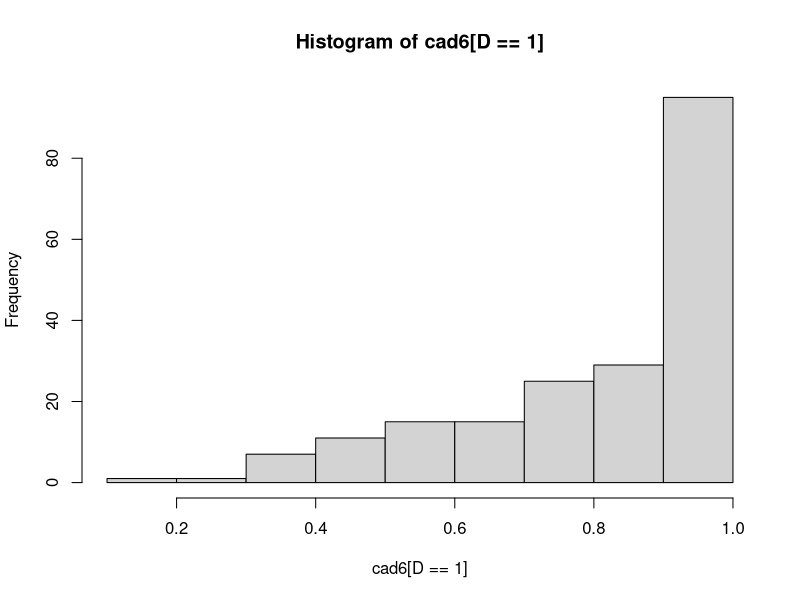
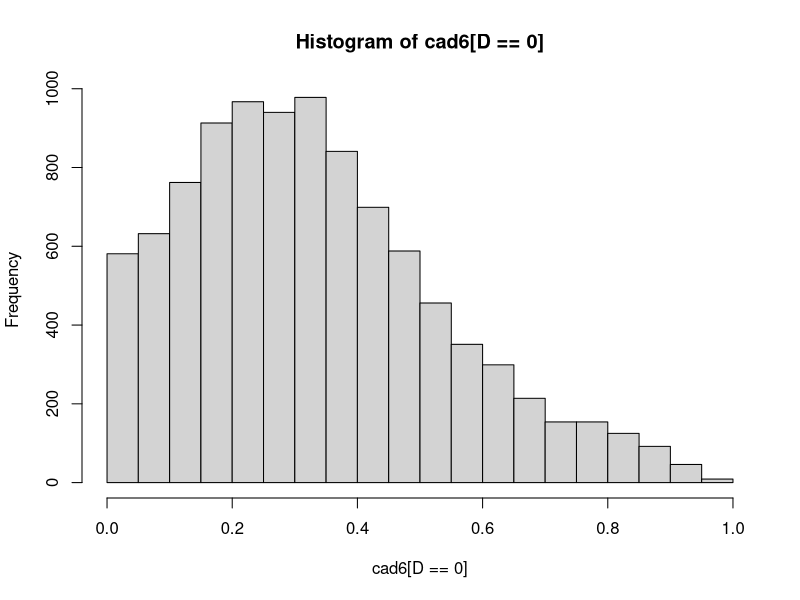
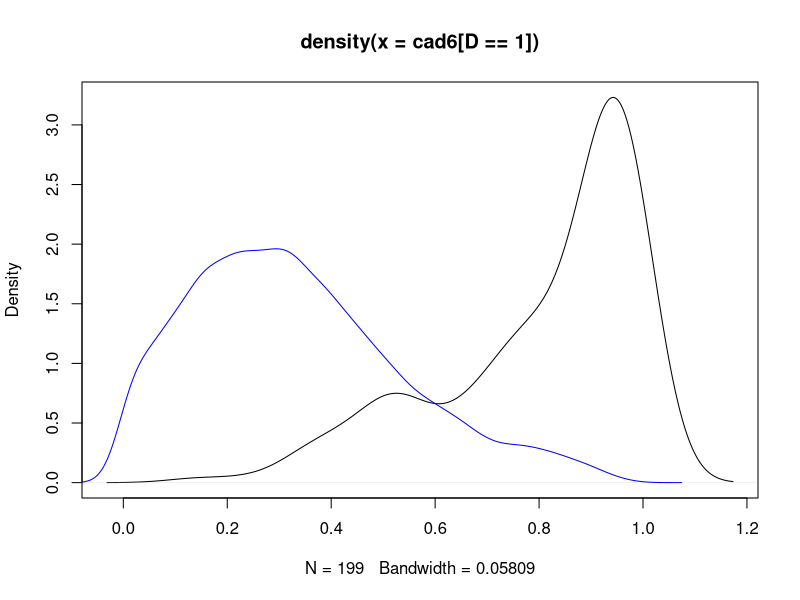
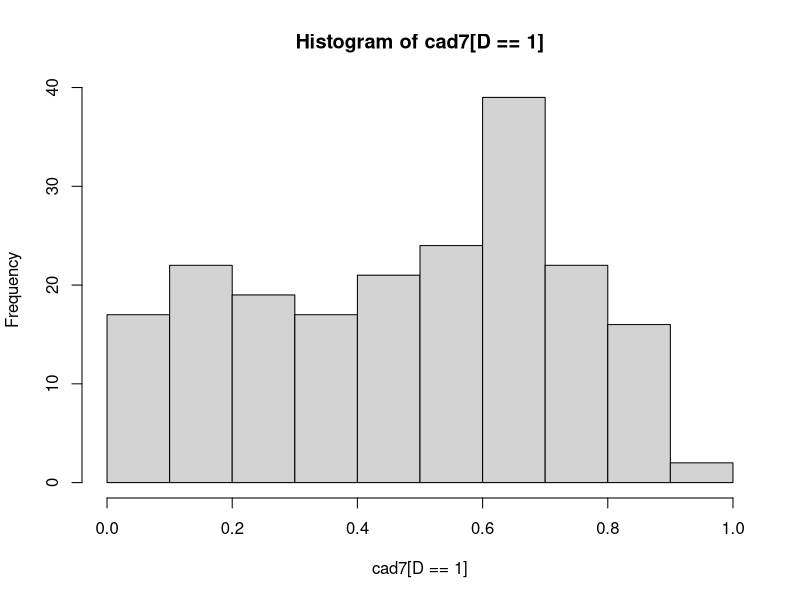
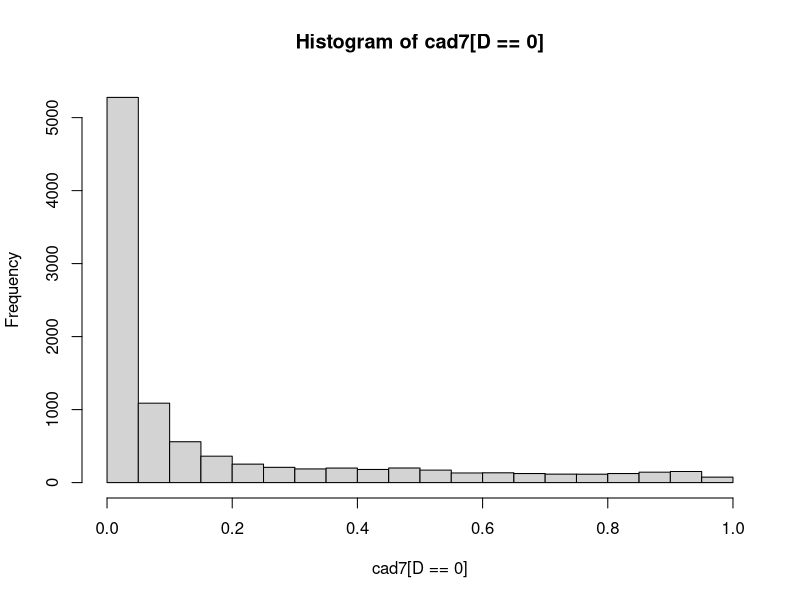
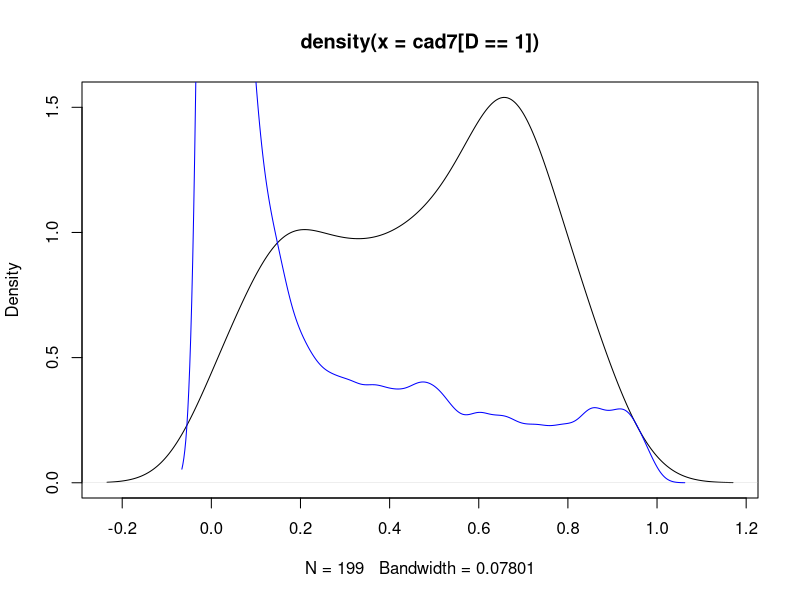
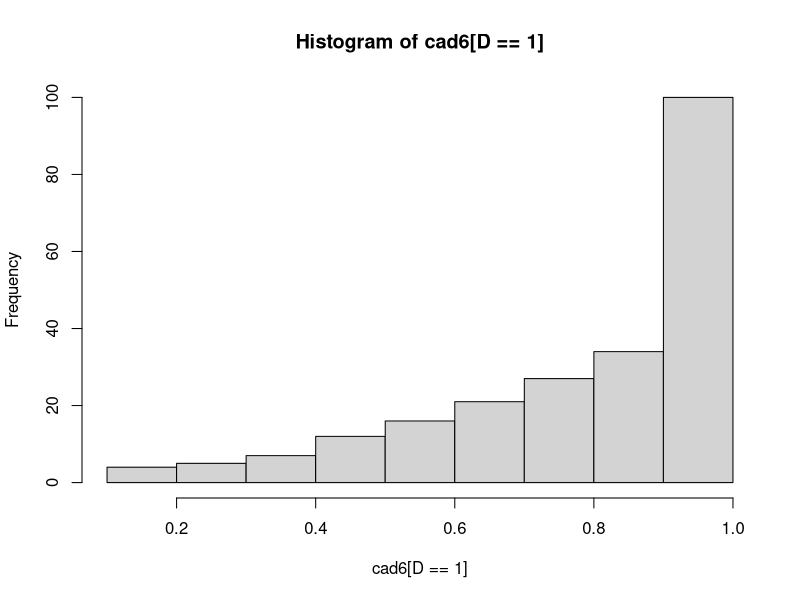
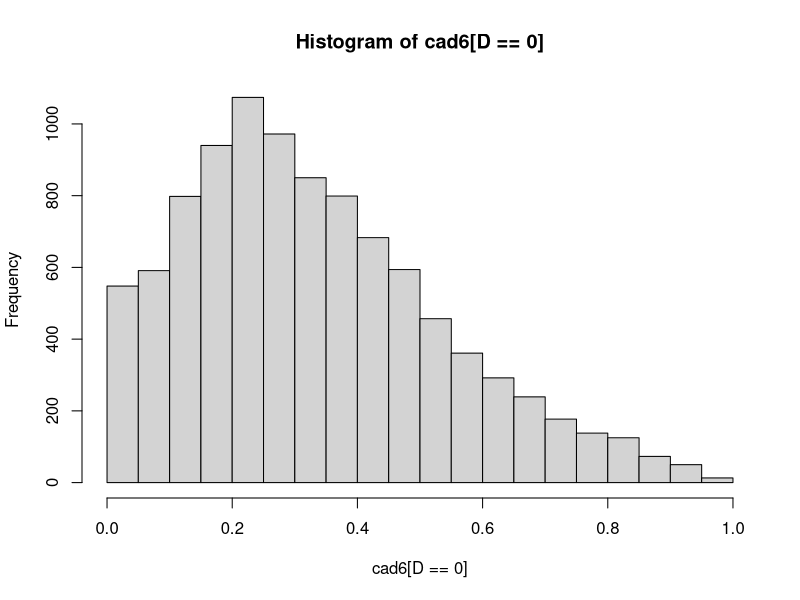

Generate these figures, in order, with R:

#
#Script to simulate data mimicking TB prevalence surveys
#
#
#=============================================================================

# Clear the memory
rm(list = ls())


N = 10000


M = 100

varnames = c('id','Y1','Y2',"Y25",'Y3','Y4','Y5','Y6','Y50','Y60','V','D','groups')
sim_dat_Final1 = array(dim = c(N,13,M), dimnames = list(NULL,
                                                        varnames,
                                                        NULL))



for (m in 1:M){
  
  set.seed(m)
  
  
  id = seq(1,N,1)
  
  
  
  
  D = rbinom(N,1,0.02)
  prop.table(table(D))
  
  
  a0 = -2.123
  b0 = -2.845
  
  LP0 = b0*D + a0*(1-D)
  Y0 = rbinom(N, 1, 1/( 1 + exp(- LP0 ) ) )
  table(Y0, D)
  prop.table(table(Y0, D),1)
  
  
  
  #Coefficients for Y0 in the following models for Y1-Y4
  #This causes asymptomatic with normal chest X-ray cases
  #to be generated among the TB cases
  c1 = -2
  c2 = -2
  c3 = -1.52
  c4 = -2.52
  
  
  
  
  #Generate Y1
  a1 = c(-1.823, c1)
  b1 = c(-1.323, c1)
  
  M0 = cbind(1,Y0)
  
  LP1 = (M0 %*% b1)*D + (M0 %*% a1)*(1-D)
  Y1 = rbinom(N, 1, 1/( 1 + exp(- LP1 ) ) )
  table(Y1, D)
  prop.table(table(Y1, D),2)
  
  
  
  
  M1 = cbind(1,Y0,Y1)
  
  a2 = c(-1.47, c2, 1.9)
  b2 = c(0.79, c2, 0)
  
  LP2 = (M1 %*% b2)* D + (M1 %*% a2)*(1-D)
  Y2 = rbinom(N, 1, 1/( 1 + exp(- LP2 ) ) )
  table(Y2, D)
  prop.table(table(Y2, D),2)
  
  
  
  
  
  
  
  
  
  # Simulate CAD4TB score
  kappa = 9.98
  gamma0 =   gamma0 = -0.930 #-0.530
  gamma1 = 0.536
  v1 = 1/ ( 1 + exp(-(gamma1 + c3*Y0 + 1.8*Y2)))
  v0 = 1/ ( 1 + exp(-(gamma0 + c3*Y0 + 1.1*Y1 + 0.75*Y2)))
  gA1 = v1*kappa
  gB1 = (1-v1)*kappa
  gA0 = v0*kappa
  gB0 = (1-v0)*kappa
  
  gA = gA1*D + gA0*(1-D)
  gB = gB1*D + gB0*(1-D)
  
  cad6 = rbeta(N,shape1 = gA, shape2 = gB)
  
  
  hist(cad6[D==1])
  hist(cad6[D==0])
  
  plot(density(cad6[D==1]))
  lines(density(cad6[D==0]),col = 'blue')
  
  
  
  Y3 = (cad6>=.53)*1
  table(Y3)
  prop.table(table(Y3,D),2)
  cor(cbind(Y1[D==1], Y2[D==1], Y3[D==1]))
  cor(cbind(Y1[D==0],Y2[D==0], Y3[D==0]))
  
  
  
  
  
  
  # Simulate CAD4TB score
  kappa.2 = 9.98
  gamma0.2 = -3.330
  gamma1.2 = -1.936
  v1.2 = 1/ ( 1 + exp(-(gamma1.2 + c4*Y0 + 1.2*Y2 + 1.3*cad6)))
  v0.2 = 1/ ( 1 + exp(-(gamma0.2 + c4*Y0 + 1.32*Y1 + 2.65*Y2 + 1.25*cad6)))
  gA1.2 = v1.2*kappa.2
  gB1.2 = (1-v1.2)*kappa.2
  gA0.2 = v0.2*kappa.2
  gB0.2 = (1-v0.2)*kappa.2
  
  gA.2 = gA1.2*D + gA0.2*(1-D)
  gB.2 = gB1.2*D + gB0.2*(1-D)
  
  cad7 = rbeta(N,shape1 = gA.2, shape2 = gB.2)
  
  
  hist(cad7[D==1])
  hist(cad7[D==0])
  
  plot(density(cad7[D==1]))
  lines(density(cad7[D==0]),col = 'blue')
  
  
  
  Y4 = (cad7>=.15)*1
  table(Y4)
  prop.table(table(Y4,D),2)
  cor(cbind(Y1[D==1], Y2[D==1], Y3[D==1], Y4[D==1]))
  cor(cbind(Y1[D==0],Y2[D==0], Y3[D==0], Y4[D==0]))
  
  
  
  
  
  #Sample Y5 & Y6
  
  a5 = -5
  b5 = 0.56
  
  
  LP5 = b5*D + a5*(1-D)
  Y5 = rbinom(N, 1, 1/( 1 + exp(- LP5 ) ) )
  table(Y5, D)
  prop.table(table(Y5, D),2)
  
  
  
  a6 = -5
  b6 = c(0.275, 2.67)
  
  M2 = cbind(1, Y5)
  
  LP6 = (M2 %*% b6)*D + a6*(1-D)
  Y6 = rbinom(N, 1, 1/( 1 + exp(- LP6 ) ) )
  table(Y6, D)
  prop.table(table(Y6, D),2)
  
  
  cor(cbind(Y1[D==1], Y2[D==1], Y3[D==1], Y4[D==1], Y5[D==1], Y6[D==1]))
  cor(cbind(Y1[D==0],Y2[D==0], Y3[D==0], Y4[D==0], Y5[D==0], Y6[D==0]))
  
  
  
  
  Y25 = ( cad6>= .25 )*1
  E = ifelse( Y1 == 1 | Y25 == 1 | Y2 == 1, 1, 0 )
  
  
  
  
  #Flag unverified subjects though eligible
  # exclude.id = ifelse(id %in% sample(id[cad6>=.25 & cad6<.60], 2000),1,0)
  exclude.id = ifelse(id %in% sample(id[cad6>=.25 & cad6<.60], 300),1,0)
  failed.id = ifelse( id %in% sample(id[ E == 1 & exclude.id == 0], 1200), 1, 0)
  
  
  
  
  
  # V = ifelse( E %in% 0 | id %in% failed.id | id %in% exclude.id, 0, 1) 
  # | 
  # cad6>= .25 & !id %in% failed.id & !id %in% exclude.id)*1
  
  
  
  
  groups = ifelse(E %in% 1 & failed.id == 0 & exclude.id == 0, 1,  #Eligible & tested
                  ifelse(E %in% 1 & failed.id == 1 & exclude.id == 0, 2,  #Eligible but didn't test
                         ifelse(E %in% 1 & failed.id == 0 & exclude.id == 1, 3, 4))) #Eligible but were excluded using previous criterion
  
  V = ifelse( groups %in% 1, 1, 0) 
  
  prop.table(table(V))
  prop.table(table(V,D),1)
  
  table(groups)
  
  prop.table( table(groups, D),1)
  
  table(groups, Y1)
  prop.table(table(V,D),1)
  prop.table(table(D))
  table(groups, D)
  prop.table(table(groups, D),1)
  
  prop.table(table(groups))
  
  table(groups,V)
  
  table(groups, Y5)
  table(groups, V, E)
  
  
  
  Y5Y6 = ( Y5 | Y6)*1
  
  
  prop.table(table(Y5Y6))
  prop.table(table(D))
  
  
  
  table(Y1,Y2,Y3,Y4,Y5,Y6,V)
  
  
  
  
  Y50 = ifelse( V==0, 9, Y5 )
  Y60 = ifelse( V==0, 9, Y6 )
  
  
  
  sim_dat_Final1[,,m] = array(cbind(id,Y1,Y2,Y25,Y3,Y4,Y5,Y6,Y50,Y60,V,D,groups))
  
}







#Check the distribution of some variables

prop.table(table(sim_dat_Final1[,"D",1]))

prop.table(table(sim_dat_Final1[,c("Y1"),1],sim_dat_Final1[,c("D"),1]),2)
prop.table(table(Y2,D),2)
prop.table(table(Y4,D),2)
prop.table(table(Y5,D),2)
prop.table(table(Y6,D),2)[2,2]







#Overall prevalence estimate in each of the simulated dataset
M=100
prev = numeric(M)
for( m in 1:M){
  prev[m] = with( as.data.frame(sim_dat_Final1[,,m]), prop.table(table(D)))[2]
}
prev
mean(prev)







#Prevalence estimates in each of the three groups (eligible and verified, 
#eligible but unverified, ineligible and unverified)


prev2 = matrix(NA,nrow=M, ncol=3)
for( m in 1:M){
  sim_dat_Final1[,"groups",m] = ifelse( sim_dat_Final1[,"groups",m] == 3,2,
                                        sim_dat_Final1[,"groups",m])
  prev2[m,] = with( as.data.frame(sim_dat_Final1[,,m]), prop.table(table(D, groups),2))[2,]
}
prev2
apply(prev2,2,mean)




#Overall sensitivity
se.Y = array(dim = c(M,5))
for( m in 1:M){
  se.Y[m,1] = with( as.data.frame(sim_dat_Final1[,,m]), prop.table(table(Y1,D),2))[2,2]
  se.Y[m,2] = with( as.data.frame(sim_dat_Final1[,,m]), prop.table(table(Y2,D),2))[2,2]
  se.Y[m,3] = with( as.data.frame(sim_dat_Final1[,,m]), prop.table(table(Y4,D),2))[2,2]
  se.Y[m,4] = with( as.data.frame(sim_dat_Final1[,,m]), prop.table(table(Y5,D),2))[2,2]
  se.Y[m,5] = with( as.data.frame(sim_dat_Final1[,,m]), prop.table(table(Y6,D),2))[2,2]
}
head(se.Y)
apply(se.Y,2,mean)



#Overall specificity
sp.Y = array(dim = c(M,5))
for( m in 1:M){
  sp.Y[m,1] = with( as.data.frame(sim_dat_Final1[,,m]), prop.table(table(Y1,D),2))[1,1]
  sp.Y[m,2] = with( as.data.frame(sim_dat_Final1[,,m]), prop.table(table(Y2,D),2))[1,1]
  sp.Y[m,3] = with( as.data.frame(sim_dat_Final1[,,m]), prop.table(table(Y4,D),2))[1,1]
  sp.Y[m,4] = with( as.data.frame(sim_dat_Final1[,,m]), prop.table(table(Y5,D),2))[1,1]
  sp.Y[m,5] = with( as.data.frame(sim_dat_Final1[,,m]), prop.table(table(Y6,D),2))[1,1]
}
head(sp.Y)


apply(sp.Y,2,mean)







#Covariances and correlations: All groups

table(sim_dat_Final1[
  sim_dat_Final1[,"D",1] %in% c(0,1),c("Y6"),1])



cov(sim_dat_Final1[
  sim_dat_Final1[,"D",1] == 0,c("Y1","Y2","Y4","Y5","Y6"),1]) #[1,2]

M = 100
K=5

covar <- array(NA,dim = c(K,K,100))
corr <- array(NA,dim = c(K,K,100))

covar.D1 = covar
corr.D1 = corr

covar.D0 = covar
corr.D0 = corr


for(m in 1:M){
  for(i in 1:(K-1)){
    for(j in (i+1):K){
      covar.D1[j,i,m] <- cov(sim_dat_Final1[
        sim_dat_Final1[,"D",m] == 1,c("Y1","Y2","Y4","Y5","Y6"),m])[j,i]
      corr.D1[i,j,m] <- cor(sim_dat_Final1[
        sim_dat_Final1[,"D",m] == 1,c("Y1","Y2","Y4","Y5","Y6"),m])[i,j]
      
      covar.D0[j,i,m] <- cov(sim_dat_Final1[
        sim_dat_Final1[,"D",m] == 0,c("Y1","Y2","Y4","Y5","Y6"),m])[j,i]
      corr.D0[i,j,m] <- cor(sim_dat_Final1[
        sim_dat_Final1[,"D",m] == 0,c("Y1","Y2","Y4","Y5","Y6"),m])[i,j]
      
      
    }
  }
}
covar.D1
corr.D1
covar.D0
corr.D0

pool.covar.D1 = apply(covar.D1,c(1,2),mean)
round( pool.covar.D1, 3)

pool.covar.D0 = apply(covar.D0,c(1,2),mean)
round( pool.covar.D0, 3)


pool.corr.D1 = apply(corr.D1,c(1,2),mean)
round(pool.corr.D1, 3)

pool.corr.D0 = apply(corr.D0,c(1,2),mean)
round(pool.corr.D0,3)




m.D1 <- array(NA,dim = c(K,100))
m.D0 <- array(NA,dim = c(K,100))
var.D1 <- array(NA,dim = c(K,100))
var.D0 <- array(NA,dim = c(K,100))

vars = c("Y1","Y2","Y4","Y5","Y6")

for(m in 1:M){
  for(i in 1:K){
    m.D1[i,m] <- mean(sim_dat_Final1[
      sim_dat_Final1[,"D",m] == 1,vars[i],m])
    
    var.D1[i,m] = m.D1[i,m] * (1 - m.D1[i,m])
    
    m.D0[i,m] <- mean(sim_dat_Final1[
      sim_dat_Final1[,"D",m] == 0,vars[i],m])      
    
    var.D0[i,m] = m.D0[i,m] * (1 - m.D0[i,m])
    
  }
}

pool.var.D1 = apply(var.D1,c(1),mean)
round( pool.var.D1, 3)

pool.var.D0 = apply(var.D0,c(1),mean)
round( pool.var.D0, 3)







#Covariances and correlations: Restricted to verified cases only

M = 100
K=5

covar <- array(NA,dim = c(K,K,100))
corr <- array(NA,dim = c(K,K,100))

covar.D1 = covar
corr.D1 = corr

covar.D0 = covar
corr.D0 = corr



for(m in 1:M){
  for(i in 1:(K-1)){
    for(j in (i+1):K){
      covar.D1[j,i,m] <- cov(sim_dat_Final1[
        sim_dat_Final1[,"D",m] == 1 & 
          sim_dat_Final1[,"V",m] == 1,c("Y1","Y2","Y4","Y5","Y6"),m])[j,i]
      corr.D1[i,j,m] <- cor(sim_dat_Final1[
        sim_dat_Final1[,"D",m] == 1 & 
          sim_dat_Final1[,"V",m] == 1,c("Y1","Y2","Y4","Y5","Y6"),m])[i,j]
      
      covar.D0[j,i,m] <- cov(sim_dat_Final1[
        sim_dat_Final1[,"D",m] == 0 & 
          sim_dat_Final1[,"V",m] == 1,c("Y1","Y2","Y4","Y5","Y6"),m])[j,i]
      corr.D0[i,j,m] <- cor(sim_dat_Final1[
        sim_dat_Final1[,"D",m] == 0 & 
          sim_dat_Final1[,"V",m] == 1,c("Y1","Y2","Y4","Y5","Y6"),m])[i,j]
      
      
    }
  }
}
covar.D1
corr.D1
covar.D0
corr.D0

pool.covar.D1 = apply(covar.D1,c(1,2),mean)
round( pool.covar.D1, 3)

pool.covar.D0 = apply(covar.D0,c(1,2),mean)
round( pool.covar.D0, 3)


pool.corr.D1 = apply(corr.D1,c(1,2),mean)
round(pool.corr.D1, 3)

pool.corr.D0 = apply(corr.D0,c(1,2),mean)
round(pool.corr.D0,3)














#Calculate the average frequency distributions across the 100 simulated datasets
#This give the cross classification of the tests by verification status

# Create the design matrix to hold the output

K=6
g = 3
DH = matrix( NA, nrow = 144, ncol = K  )  #

DH[,1] <- rep(c(1, 0), 72)
DH[,2] <- rep(c(rep(1,2), rep(0,2)),36)
DH[,3] <- rep(c(rep(1,4), rep(0,4)),18)
DH[,4] <- rep(c(rep(1,8), rep(0,8)), 9)
DH[,5] <- rep( c( rep(1,16), rep(0,16), rep(9,16) ),3)
DH[,6] <- c(rep(1,48), rep(0,48), rep(9,48))

var.names = c('V', 'Y60', 'Y50', 'Y25', 'Y2', 'Y1')
var.names2 = paste0('freq',1:100)

freqs = matrix(NA,ncol = ncol(DH), nrow = nrow(DH))
freqs[,1:ncol(DH)] <- DH

colnames(DH) = var.names
colnames(freqs) = c(var.names)

M = 100
N=10000
ones = rep(1, N)
for(m in 1:M){
  freq1 = aggregate( ones ~ V + Y60 + Y50 + Y25 + Y2 + Y1, 
                     data = sim_dat_Final1[,,m], FUN = function(x){NROW(x)} )
  freqs = merge(as.data.frame(freqs), as.data.frame(freq1), 
                by = var.names, all = TRUE)
  new.cols = paste0("freqobs",1:m)
  colnames(freqs) <- c(var.names,new.cols)
  
}
head(freqs)



freqs$na.count = apply(freqs,1,function(x)sum(is.na(x)))
freqs.subset = freqs[ freqs$na.count<100,]
freqs.subset$n = 100 - freqs.subset$na.count
for(m in 1:100){
  freqs.subset[,m+6]= ifelse( is.na(freqs.subset[,m+6]),0,
                              freqs.subset[,m+6])
}

ind1 = which(names(freqs) %in% "freqobs1")
ind2 = which(names(freqs) %in% "freqobs100")

freqs.subset$freqobs.t = apply(freqs.subset[,c(ind1:ind2)],1,sum)
min(freqs.subset$n)
freqs.subset$freqobs = round(freqs.subset$freqobs.t/freqs.subset$n)

freq.dist = freqs.subset[,c(1:6,ind1:ind2)]
freq.dist
sum(freq.dist$freqobs)

freq.dist[,c(1:6,10)]

sum(freq.dist[,10])







